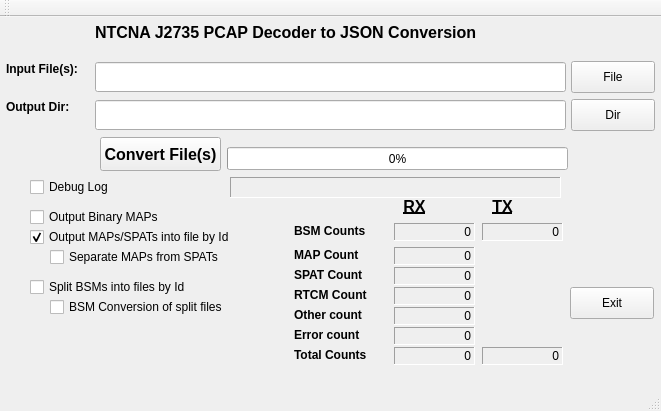
<?xml version="1.0" encoding="UTF-8"?>
<ui version="4.0">
 <class>MainWindow</class>
 <widget class="QMainWindow" name="MainWindow">
  <property name="geometry">
   <rect>
    <x>0</x>
    <y>0</y>
    <width>661</width>
    <height>411</height>
   </rect>
  </property>
  <property name="windowTitle">
   <string>NTCNA V2X: J2735 Decoder</string>
  </property>
  <widget class="QWidget" name="centralwidget">
   <widget class="QLabel" name="lblTitle">
    <property name="geometry">
     <rect>
      <x>95</x>
      <y>6</y>
      <width>471</width>
      <height>18</height>
     </rect>
    </property>
    <property name="font">
     <font>
      <pointsize>12</pointsize>
      <weight>75</weight>
      <bold>true</bold>
     </font>
    </property>
    <property name="text">
     <string>NTCNA J2735 PCAP Decoder to JSON Conversion </string>
    </property>
   </widget>
   <widget class="QLabel" name="lblInput">
    <property name="geometry">
     <rect>
      <x>6</x>
      <y>44</y>
      <width>81</width>
      <height>16</height>
     </rect>
    </property>
    <property name="font">
     <font>
      <weight>75</weight>
      <bold>true</bold>
     </font>
    </property>
    <property name="text">
     <string>Input File(s):</string>
    </property>
   </widget>
   <widget class="QLineEdit" name="inputFile">
    <property name="geometry">
     <rect>
      <x>95</x>
      <y>45</y>
      <width>471</width>
      <height>30</height>
     </rect>
    </property>
    <property name="clearButtonEnabled">
     <bool>true</bool>
    </property>
   </widget>
   <widget class="QPushButton" name="btnFile">
    <property name="geometry">
     <rect>
      <x>571</x>
      <y>44</y>
      <width>84</width>
      <height>32</height>
     </rect>
    </property>
    <property name="text">
     <string>File</string>
    </property>
   </widget>
   <widget class="QLabel" name="lblOutput">
    <property name="geometry">
     <rect>
      <x>6</x>
      <y>82</y>
      <width>81</width>
      <height>16</height>
     </rect>
    </property>
    <property name="font">
     <font>
      <weight>75</weight>
      <bold>true</bold>
     </font>
    </property>
    <property name="text">
     <string>Output Dir:</string>
    </property>
   </widget>
   <widget class="QLineEdit" name="outputDir">
    <property name="geometry">
     <rect>
      <x>95</x>
      <y>83</y>
      <width>471</width>
      <height>30</height>
     </rect>
    </property>
    <property name="readOnly">
     <bool>false</bool>
    </property>
    <property name="clearButtonEnabled">
     <bool>true</bool>
    </property>
   </widget>
   <widget class="QPushButton" name="btnDir">
    <property name="geometry">
     <rect>
      <x>571</x>
      <y>82</y>
      <width>84</width>
      <height>32</height>
     </rect>
    </property>
    <property name="text">
     <string>Dir</string>
    </property>
   </widget>
   <widget class="QLabel" name="lblRX">
    <property name="geometry">
     <rect>
      <x>394</x>
      <y>180</y>
      <width>41</width>
      <height>18</height>
     </rect>
    </property>
    <property name="font">
     <font>
      <pointsize>12</pointsize>
      <weight>75</weight>
      <bold>true</bold>
      <underline>true</underline>
     </font>
    </property>
    <property name="text">
     <string>RX</string>
    </property>
    <property name="alignment">
     <set>Qt::AlignCenter</set>
    </property>
   </widget>
   <widget class="QPushButton" name="convertFile">
    <property name="geometry">
     <rect>
      <x>100</x>
      <y>120</y>
      <width>121</width>
      <height>34</height>
     </rect>
    </property>
    <property name="font">
     <font>
      <pointsize>12</pointsize>
      <weight>75</weight>
      <bold>true</bold>
     </font>
    </property>
    <property name="text">
     <string>Convert File(s)</string>
    </property>
   </widget>
   <widget class="QLabel" name="lblBSM">
    <property name="geometry">
     <rect>
      <x>294</x>
      <y>206</y>
      <width>91</width>
      <height>16</height>
     </rect>
    </property>
    <property name="font">
     <font>
      <weight>75</weight>
      <bold>true</bold>
     </font>
    </property>
    <property name="text">
     <string>BSM Counts</string>
    </property>
   </widget>
   <widget class="QLabel" name="lblMAP">
    <property name="geometry">
     <rect>
      <x>294</x>
      <y>230</y>
      <width>91</width>
      <height>16</height>
     </rect>
    </property>
    <property name="font">
     <font>
      <weight>75</weight>
      <bold>true</bold>
     </font>
    </property>
    <property name="text">
     <string>MAP Count</string>
    </property>
   </widget>
   <widget class="QLabel" name="lblSPAT">
    <property name="geometry">
     <rect>
      <x>294</x>
      <y>250</y>
      <width>91</width>
      <height>16</height>
     </rect>
    </property>
    <property name="font">
     <font>
      <weight>75</weight>
      <bold>true</bold>
     </font>
    </property>
    <property name="text">
     <string>SPAT Count</string>
    </property>
   </widget>
   <widget class="QLabel" name="lblRTCM">
    <property name="geometry">
     <rect>
      <x>294</x>
      <y>270</y>
      <width>91</width>
      <height>16</height>
     </rect>
    </property>
    <property name="font">
     <font>
      <weight>75</weight>
      <bold>true</bold>
     </font>
    </property>
    <property name="text">
     <string>RTCM Count</string>
    </property>
   </widget>
   <widget class="QLabel" name="lblOther">
    <property name="geometry">
     <rect>
      <x>294</x>
      <y>290</y>
      <width>91</width>
      <height>16</height>
     </rect>
    </property>
    <property name="font">
     <font>
      <weight>75</weight>
      <bold>true</bold>
     </font>
    </property>
    <property name="text">
     <string>Other count</string>
    </property>
   </widget>
   <widget class="QLabel" name="lblError">
    <property name="geometry">
     <rect>
      <x>294</x>
      <y>310</y>
      <width>91</width>
      <height>16</height>
     </rect>
    </property>
    <property name="font">
     <font>
      <weight>75</weight>
      <bold>true</bold>
     </font>
    </property>
    <property name="text">
     <string>Error count</string>
    </property>
   </widget>
   <widget class="QLabel" name="lblTotal">
    <property name="geometry">
     <rect>
      <x>294</x>
      <y>330</y>
      <width>91</width>
      <height>16</height>
     </rect>
    </property>
    <property name="font">
     <font>
      <weight>75</weight>
      <bold>true</bold>
     </font>
    </property>
    <property name="text">
     <string>Total Counts</string>
    </property>
   </widget>
   <widget class="QPushButton" name="exitButton">
    <property name="geometry">
     <rect>
      <x>570</x>
      <y>270</y>
      <width>84</width>
      <height>32</height>
     </rect>
    </property>
    <property name="text">
     <string>Exit</string>
    </property>
   </widget>
   <widget class="QCheckBox" name="chkDebugLog">
    <property name="geometry">
     <rect>
      <x>30</x>
      <y>160</y>
      <width>211</width>
      <height>20</height>
     </rect>
    </property>
    <property name="text">
     <string>Debug Log</string>
    </property>
   </widget>
   <widget class="QCheckBox" name="chkBinMaps">
    <property name="geometry">
     <rect>
      <x>30</x>
      <y>190</y>
      <width>241</width>
      <height>20</height>
     </rect>
    </property>
    <property name="text">
     <string>Output Binary MAPs</string>
    </property>
   </widget>
   <widget class="QLabel" name="msgBSMrx">
    <property name="geometry">
     <rect>
      <x>394</x>
      <y>206</y>
      <width>81</width>
      <height>18</height>
     </rect>
    </property>
    <property name="frameShape">
     <enum>QFrame::Panel</enum>
    </property>
    <property name="frameShadow">
     <enum>QFrame::Sunken</enum>
    </property>
    <property name="text">
     <string>0</string>
    </property>
    <property name="alignment">
     <set>Qt::AlignRight|Qt::AlignTrailing|Qt::AlignVCenter</set>
    </property>
   </widget>
   <widget class="QLabel" name="msgMAPrx">
    <property name="geometry">
     <rect>
      <x>394</x>
      <y>230</y>
      <width>81</width>
      <height>18</height>
     </rect>
    </property>
    <property name="frameShape">
     <enum>QFrame::Panel</enum>
    </property>
    <property name="frameShadow">
     <enum>QFrame::Sunken</enum>
    </property>
    <property name="text">
     <string>0</string>
    </property>
    <property name="alignment">
     <set>Qt::AlignRight|Qt::AlignTrailing|Qt::AlignVCenter</set>
    </property>
   </widget>
   <widget class="QLabel" name="msgSPATrx">
    <property name="geometry">
     <rect>
      <x>394</x>
      <y>250</y>
      <width>81</width>
      <height>18</height>
     </rect>
    </property>
    <property name="frameShape">
     <enum>QFrame::Panel</enum>
    </property>
    <property name="frameShadow">
     <enum>QFrame::Sunken</enum>
    </property>
    <property name="text">
     <string>0</string>
    </property>
    <property name="alignment">
     <set>Qt::AlignRight|Qt::AlignTrailing|Qt::AlignVCenter</set>
    </property>
   </widget>
   <widget class="QLabel" name="msgRTCMrx">
    <property name="geometry">
     <rect>
      <x>394</x>
      <y>270</y>
      <width>81</width>
      <height>18</height>
     </rect>
    </property>
    <property name="frameShape">
     <enum>QFrame::Panel</enum>
    </property>
    <property name="frameShadow">
     <enum>QFrame::Sunken</enum>
    </property>
    <property name="text">
     <string>0</string>
    </property>
    <property name="alignment">
     <set>Qt::AlignRight|Qt::AlignTrailing|Qt::AlignVCenter</set>
    </property>
   </widget>
   <widget class="QLabel" name="msgOtherRx">
    <property name="geometry">
     <rect>
      <x>394</x>
      <y>290</y>
      <width>81</width>
      <height>18</height>
     </rect>
    </property>
    <property name="frameShape">
     <enum>QFrame::Panel</enum>
    </property>
    <property name="frameShadow">
     <enum>QFrame::Sunken</enum>
    </property>
    <property name="text">
     <string>0</string>
    </property>
    <property name="alignment">
     <set>Qt::AlignRight|Qt::AlignTrailing|Qt::AlignVCenter</set>
    </property>
   </widget>
   <widget class="QLabel" name="msgErrorCnt">
    <property name="geometry">
     <rect>
      <x>394</x>
      <y>310</y>
      <width>81</width>
      <height>18</height>
     </rect>
    </property>
    <property name="frameShape">
     <enum>QFrame::Panel</enum>
    </property>
    <property name="frameShadow">
     <enum>QFrame::Sunken</enum>
    </property>
    <property name="text">
     <string>0</string>
    </property>
    <property name="alignment">
     <set>Qt::AlignRight|Qt::AlignTrailing|Qt::AlignVCenter</set>
    </property>
   </widget>
   <widget class="QLabel" name="msgTotalRx">
    <property name="geometry">
     <rect>
      <x>394</x>
      <y>330</y>
      <width>81</width>
      <height>18</height>
     </rect>
    </property>
    <property name="frameShape">
     <enum>QFrame::Panel</enum>
    </property>
    <property name="frameShadow">
     <enum>QFrame::Sunken</enum>
    </property>
    <property name="text">
     <string>0</string>
    </property>
    <property name="alignment">
     <set>Qt::AlignRight|Qt::AlignTrailing|Qt::AlignVCenter</set>
    </property>
   </widget>
   <widget class="QLabel" name="msgTotalTx">
    <property name="geometry">
     <rect>
      <x>482</x>
      <y>330</y>
      <width>81</width>
      <height>18</height>
     </rect>
    </property>
    <property name="frameShape">
     <enum>QFrame::Panel</enum>
    </property>
    <property name="frameShadow">
     <enum>QFrame::Sunken</enum>
    </property>
    <property name="text">
     <string>0</string>
    </property>
    <property name="alignment">
     <set>Qt::AlignRight|Qt::AlignTrailing|Qt::AlignVCenter</set>
    </property>
   </widget>
   <widget class="QLabel" name="lblTX">
    <property name="geometry">
     <rect>
      <x>482</x>
      <y>180</y>
      <width>41</width>
      <height>18</height>
     </rect>
    </property>
    <property name="font">
     <font>
      <pointsize>12</pointsize>
      <weight>75</weight>
      <bold>true</bold>
      <underline>true</underline>
     </font>
    </property>
    <property name="frameShadow">
     <enum>QFrame::Plain</enum>
    </property>
    <property name="text">
     <string>TX</string>
    </property>
    <property name="alignment">
     <set>Qt::AlignCenter</set>
    </property>
   </widget>
   <widget class="QLabel" name="msgBSMtx">
    <property name="geometry">
     <rect>
      <x>482</x>
      <y>206</y>
      <width>81</width>
      <height>18</height>
     </rect>
    </property>
    <property name="frameShape">
     <enum>QFrame::Panel</enum>
    </property>
    <property name="frameShadow">
     <enum>QFrame::Sunken</enum>
    </property>
    <property name="text">
     <string>0</string>
    </property>
    <property name="alignment">
     <set>Qt::AlignRight|Qt::AlignTrailing|Qt::AlignVCenter</set>
    </property>
   </widget>
   <widget class="QLabel" name="outputFile">
    <property name="geometry">
     <rect>
      <x>230</x>
      <y>160</y>
      <width>331</width>
      <height>21</height>
     </rect>
    </property>
    <property name="frameShape">
     <enum>QFrame::Panel</enum>
    </property>
    <property name="frameShadow">
     <enum>QFrame::Sunken</enum>
    </property>
    <property name="text">
     <string/>
    </property>
   </widget>
   <widget class="QCheckBox" name="chkConvertData">
    <property name="geometry">
     <rect>
      <x>50</x>
      <y>280</y>
      <width>211</width>
      <height>20</height>
     </rect>
    </property>
    <property name="text">
     <string>BSM Conversion of split files</string>
    </property>
   </widget>
   <widget class="QCheckBox" name="chkSplitMaps">
    <property name="geometry">
     <rect>
      <x>30</x>
      <y>210</y>
      <width>251</width>
      <height>20</height>
     </rect>
    </property>
    <property name="text">
     <string>Output MAPs/SPATs into file by Id</string>
    </property>
    <property name="checked">
     <bool>true</bool>
    </property>
   </widget>
   <widget class="QCheckBox" name="chkSeparateMaps">
    <property name="geometry">
     <rect>
      <x>50</x>
      <y>230</y>
      <width>241</width>
      <height>20</height>
     </rect>
    </property>
    <property name="text">
     <string>Separate MAPs from SPATs</string>
    </property>
    <property name="checked">
     <bool>false</bool>
    </property>
   </widget>
   <widget class="QCheckBox" name="chkSplitBsms">
    <property name="geometry">
     <rect>
      <x>30</x>
      <y>260</y>
      <width>251</width>
      <height>20</height>
     </rect>
    </property>
    <property name="text">
     <string>Split BSMs into files by Id</string>
    </property>
    <property name="checked">
     <bool>false</bool>
    </property>
   </widget>
   <widget class="QProgressBar" name="progressBar">
    <property name="geometry">
     <rect>
      <x>227</x>
      <y>130</y>
      <width>341</width>
      <height>23</height>
     </rect>
    </property>
    <property name="value">
     <number>0</number>
    </property>
    <property name="orientation">
     <enum>Qt::Horizontal</enum>
    </property>
   </widget>
  </widget>
  <widget class="QMenuBar" name="menubar">
   <property name="geometry">
    <rect>
     <x>0</x>
     <y>0</y>
     <width>661</width>
     <height>28</height>
    </rect>
   </property>
  </widget>
  <widget class="QStatusBar" name="statusbar"/>
  <widget class="QToolBar" name="toolBar">
   <property name="windowTitle">
    <string>toolBar</string>
   </property>
   <attribute name="toolBarArea">
    <enum>TopToolBarArea</enum>
   </attribute>
   <attribute name="toolBarBreak">
    <bool>false</bool>
   </attribute>
  </widget>
 </widget>
 <resources/>
 <connections/>
</ui>
